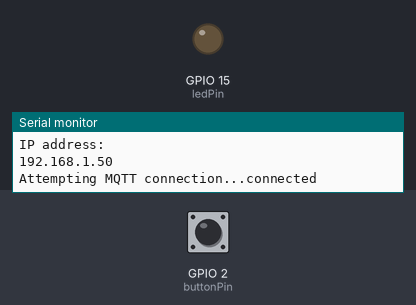
This program was run on a simulated ESP32. Parts: output pins drawn as LEDs (lit = HIGH), the last lines printed to the serial monitor. Inputs (shaded band) come from the test bench; at power-on: GPIO 2 (buttonPin) LOW. WiFi joins after 1.5 s; servers stay silent unless stated; no MQTT or app messages arrive unless stated.

Above: at 3.3 s.
3.4 s: GPIO 2 (buttonPin) pulled HIGH for 0.15 s
At 4.2 s:
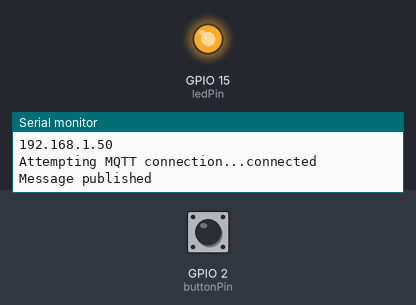
8.9 s: GPIO 2 (buttonPin) pulled HIGH for 3.2 s
At 14.2 s:
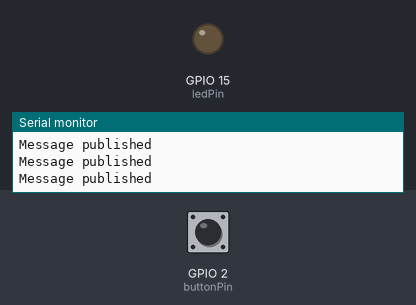
Timing chart, 0 to 15.7 s (numbered marks = the images above; inputs shaded):
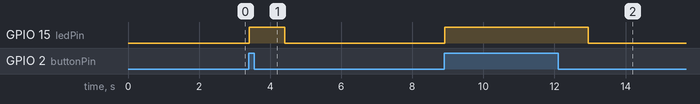

Measured:
- after the input at 3.4 s, GPIO 15 (ledPin): LOW → HIGH at once, → LOW 1.0 s later
- after the input at 8.9 s, GPIO 15 (ledPin): LOW → HIGH at once, → LOW 4.0 s later

The program:

main.cpp
```cpp
#include <Arduino.h>
#include <WiFi.h>
#include <PubSubClient.h>

const char* ssid = "ssid";
const char* password = "pass";
// my_mosquitto_broker_IP_address
const char* mqtt_server = "ip";
const int buttonPin = 2; // Pin, na kterém je připojeno tlačítko
const int ledPin = 15;   // Pin, na kterém je připojena LED dioda

WiFiClient espClient;
PubSubClient client(espClient);

void setup_wifi() {
  delay(10);
  Serial.println();
  Serial.print("Connecting to ");
  Serial.println(ssid);

  delay(10);
  WiFi.begin(ssid, password);
  delay(100);

  while (WiFi.status() != WL_CONNECTED) {
    delay(1000);
    Serial.print(".");
  }

  Serial.println("");
  Serial.println("WiFi connected");
  Serial.println("IP address: ");
  Serial.println(WiFi.localIP());
}

void callback(char* topic, byte* message, unsigned int length) {
  Serial.print("Message arrived [");
  Serial.print(topic);
  Serial.print("] : ");
  for (int i = 0; i < length; i++) {
    Serial.print((char)message[i]);
  }
  Serial.println();
}

void reconnect() {
  while (!client.connected()) {
    Serial.print("Attempting MQTT connection...");
    if (client.connect("ESP32Client")) {
      Serial.println("connected");
      client.subscribe("topic", 1);
    } else {
      Serial.print("failed, rc=");
      Serial.print(client.state());
      Serial.println(" try again in 5 seconds");
      delay(5000);
    }
  }
}

void publishMessage(void * parameter) {
  for (;;) {
    // Přečtěte stav tlačítka
    int buttonState = digitalRead(buttonPin);

    // Pokud je tlačítko stisknuto, rozsviťte LED a pošlete zprávu na MQTT
    if (buttonState == HIGH) {
      digitalWrite(ledPin, HIGH);
      String msg = "Hello from ESP32";
      client.publish("topic", msg.c_str());
      Serial.println("Message published");
      delay(1000); // Zpoždění pro zabránění opakovaného odesílání
    } else {
      digitalWrite(ledPin, LOW);
    }

    delay(10); // Drobné zpoždění pro stabilitu
  }
}

void setup() {
  Serial.begin(9600);
  pinMode(buttonPin, INPUT);
  pinMode(ledPin, OUTPUT);
  setup_wifi();
  client.setServer(mqtt_server, 1883);
  client.setCallback(callback);

  xTaskCreatePinnedToCore(
    publishMessage, // Funkce, kterou chcete spustit na jádře
    "publishMessage", // Název úlohy
    4096, // Velikost zásobníku úlohy
    NULL, // Parametr pro úlohu (NULL, protože nemáme žádné parametry)
    1, // Priorita úlohy
    NULL, // Handle pro úlohu (NULL, protože nepotřebujeme získat handle)
    0 // Jádro, na kterém má běžet úloha (0 pro jádro 0)
  );
}

void loop() {
  if (!client.connected()) {
    reconnect();
  }
  client.loop();
}
```
